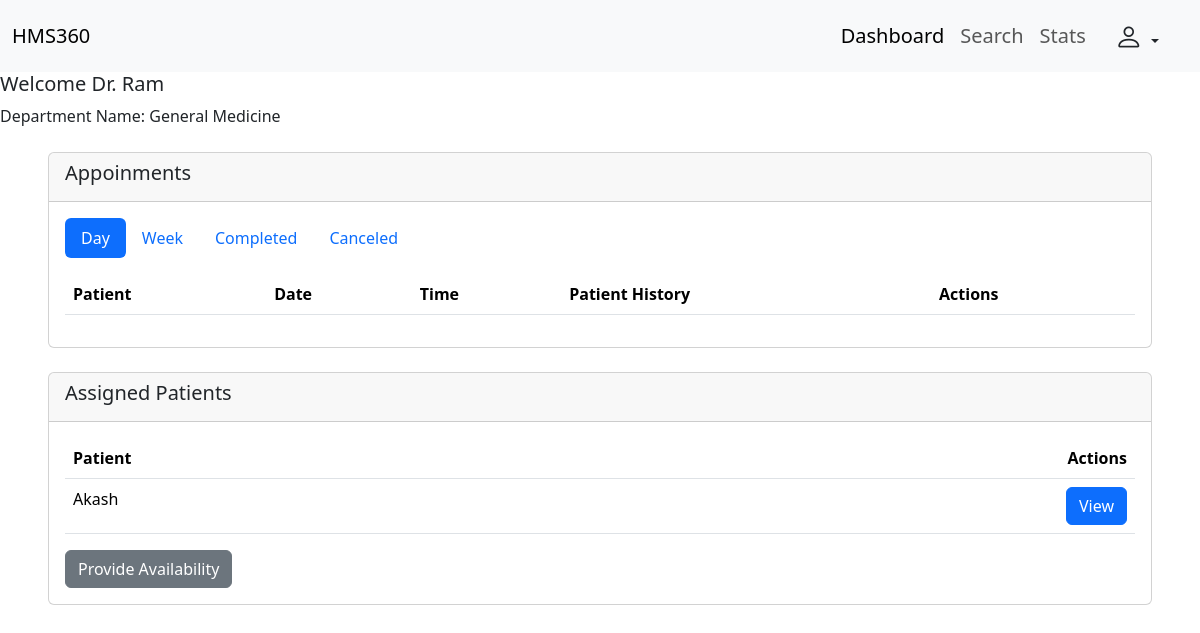
Screenshot of /doctor/dashboard (signed in) with the database file from the repository.
### backend/models.py (models this page shows, shortened)
class Doctor(db.Model , UserMixin):
    __tablename__ = "doctor"
    id  = db.Column(db.Integer , primary_key = True , autoincrement = True)
    name = db.Column(db.String , nullable = False)
    email = db.Column(db.String, unique = True , nullable = False)
    password = db.Column(db.String, nullable = False)
    phone = db.Column(db.String, nullable = False)
    status = db.Column(db.String, nullable =False, default='Active')
    dept_id = db.Column(db.Integer, db.ForeignKey ("department.id"), nullable = False)
    appointments = db.relationship("Appointment", backref = "doctor")

class Department(db.Model):
    __tablename__ = "department"
    id  = db.Column(db.Integer , primary_key = True , autoincrement = True)
    name = db.Column(db.String , nullable = False, unique = True)
    description = db.Column(db.String , nullable = False)
    doc_registered = db.Column(db.Integer)
    doctors = db.relationship("Doctor", backref = "department")
    appointments = db.relationship("Appointment", backref = "department")

class Patient(db.Model , UserMixin):
    __tablename__ = "patient"
    id  = db.Column(db.Integer , primary_key = True , autoincrement = True)
    name = db.Column(db.String , nullable = False)
    email = db.Column(db.String, unique = True , nullable = False)
    password = db.Column(db.String, nullable = False)
    phone = db.Column(db.String, nullable =False)
    status = db.Column(db.String, nullable =False, default='Active')
    created_appointments = db.relationship("Appointment", backref = "patient")

### backend/routes.py (the view)
@app.route("/doctor/dashboard", methods=["GET", "POST"])
@login_required
def doc_dashboard():
    doctor_id = current_user.id
    if not doctor_id:
        return redirect(url_for("doctor_login"))
    base_date_str = request.args.get("date")
    if base_date_str:
        base_date = date.fromisoformat(base_date_str)  # In "YYYY-MM-DD"
    else:
        base_date = date.today()
    base_query = Appointment.query.filter_by(doc_id=doctor_id)
    active_query = base_query.filter(
        Appointment.status != "Completed",
        Appointment.status != "Canceled"
    )
    start = base_date
    end = base_date + timedelta(days=7)
    week_appointments = (
        active_query.filter(
            Appointment.date >= start,
            Appointment.date < end
        )
        .order_by(Appointment.date, Appointment.time)
        .all()
    )
    day_appointments = (
        active_query.filter_by(date=base_date)
        .order_by(Appointment.time)
        .all()
    )
    completed_appoint = (
        base_query.filter_by(status="Completed")
        .order_by(Appointment.date, Appointment.time)
        .all()
    )
    canceled_appoint = (
        base_query.filter_by(status="Canceled")
        .order_by(Appointment.date, Appointment.time)
        .all()
    )
    assigned_patients = (
        db.session.query(Patient)
        .join(Appointment)
        .filter(Appointment.doc_id == doctor_id)
        .distinct()
        .all()
    )
    today = date.today()
    next_seven_days = [today + timedelta(days=i) for i in range(7)]
    existing_avails = DoctorAvailability.query.filter(
        DoctorAvailability.doctor_id == doctor_id,
        DoctorAvailability.date >= today,
        DoctorAvailability.date < today + timedelta(days=7)
    ).all()
    avail_map = {}
    for a in existing_avails:
        key = f"{a.date.isoformat()}|{a.start_time.strftime('%H:%M')}|{a.end_time.strftime('%H:%M')}"
        avail_map[key] = a.is_available
    return render_template(
        "doctor/dashboard.html",
        current_doctor=current_user,
        base_date=base_date,
        timedelta=timedelta,
        day_appointments=day_appointments,
        week_appointments=week_appointments,
        completed_appoint=completed_appoint,
        canceled_appoint=canceled_appoint,
        assigned_patients=assigned_patients,
        next_seven_days=next_seven_days,
        avail_map=avail_map
    )

### app.py (called while the page is built)
def create_app():
    app = Flask(__name__)
    app.config["SQLALCHEMY_DATABASE_URI"] = "sqlite:///Hospital_db.sqlite3"
    db.init_app(app)
    app.config["SECRET_KEY"] = "Thisismysecret"
    login_manager = LoginManager(app)
    @login_manager.user_loader
    def load_user(email):
        return db.session.query(Patient).filter_by(email = email).first() or \
        db.session.query(Admin).filter_by(email = email).first() or \
        db.session.query(Doctor).filter_by(email = email).first()
    app.app_context().push()
    db.create_all()
    return app

### templates/doctor/dashboard.html (shortened to what this page needs)
<!DOCTYPE html>
<html lang="en">
<head>
    <link href="https://cdn.jsdelivr.net/npm/bootstrap@5.3.7/dist/css/bootstrap.min.css" rel="stylesheet"
>
    <link rel="stylesheet" href="https://cdn.jsdelivr.net/npm/bootstrap-icons@1.13.1/font/bootstrap-icons.min.css">
</head>
<body>
    <nav class="navbar navbar-expand-lg bg-body-tertiary">
        <div class="container-fluid">
            <a class="navbar-brand fs-5" href="#">HMS360</a>
            <div class="collapse navbar-collapse" id="navbarNav">
                <ul class="navbar-nav ms-auto fs-5">
                    <li class="nav-item">
                        <a class="nav-link active" aria-current="page" href="#">Dashboard</a>
                    </li>
                    <li class="nav-item">
                        <a class="nav-link" href="#">Search</a>
                    </li>
                    <li class="nav-item">
                        <a class="nav-link" href="#">Stats</a>
                    </li>
                </ul>
                <div class="dropdown me-3 ms-2">
                    <button class="btn dropdown-toggle" type="button" data-bs-toggle="dropdown" aria-expanded="false">
                        <i class="bi bi-person fs-3"></i>
                    </button>
                </div>
            </div>
        </div>
    </nav>
    <h5>Welcome {{current_doctor.name}}</h5>
    <p>Department Name: {{current_doctor.department.name}}</p>
    <div class="card mt-4 ms-5 me-5">
        <div class="card-header">
            <h5>Appoinments</h5>
        </div>
        <div class="card-body">
            <ul class="nav nav-pills mb-3" id="pills-tab" role="tablist">
                <li class="nav-item" role="presentation">
                    <button class="nav-link active" id="day-doc_appoint-tab" data-bs-toggle="pill"
                        data-bs-target="#day-doc_appoint" type="button" role="tab" aria-controls="day-doc_appoint"
                        aria-selected="true">Day</button>
                </li>
                <li class="nav-item" role="presentation">
                    <button class="nav-link" id="week-doc_appoint-tab" data-bs-toggle="pill"
                        data-bs-target="#week-doc_appoint" type="button" role="tab" aria-controls="week-doc_appoint"
                        aria-selected="false">Week</button>
                </li>
                <li class="nav-item" role="presentation">
                    <button class="nav-link" id="completed-doc_appoint-tab" data-bs-toggle="pill" data-bs-target="#completed-doc_appoint"
                        type="button" role="tab" aria-controls="completed-doc_appoint" aria-selected="false">Completed</button>
                </li>
                <li class="nav-item" role="presentation">
                    <button class="nav-link" id="canceled-doc_appoint-tab" data-bs-toggle="pill" data-bs-target="#canceled-doc_appoint"
                        type="button" role="tab" aria-controls="canceled-doc_appoint" aria-selected="false">Canceled</button>
                </li>
            </ul>
            <div class="tab-content" id="pills-tabContent">
                <div class="tab-pane fade show active" id="day-doc_appoint" role="tabpanel"
                    aria-labelledby="day-doc_appoint-tab" tabindex="0">
                    <table class="table">
                        <thead>
                            <tr>
                                <th scope="col">Patient</th>
                                <th scope="col">Date</th>
                                <th scope="col">Time</th>
                                <th scope="col">Patient History</th>
                                <th scope="col">Actions</th>
                            </tr>
                        </thead>
                    </table>
                </div>
            </div>
        </div>
    </div>
    <div class="card mt-4 ms-5 me-5">
        <div class="card-header">
            <h5>Assigned Patients</h5>
        </div>
        <div class="card-body">
            <table class="table mb-0">
                <thead>
                    <tr>
                        <th scope="col">Patient</th>
                        <th scope="col" class="text-end">Actions</th>
                    </tr>
                </thead>
                <tbody>
                    {% for p in assigned_patients %}
                    <tr>
                        <td>{{ p.name }}</td>
                        <td class="text-end">
                            <a href="{{ url_for('patient_history', patient_id=p.id) }}" class="btn btn-primary">
                                View
                            </a>
                        </td>
                    </tr>
                    {% else %}
                    <tr>
                        <td colspan="2" class="text-muted text-center">
                            No patients assigned yet.
                        </td>
                    </tr>
                    {% endfor %}
                </tbody>
            </table>
            <div class="mt-3">
                <button class="btn btn-secondary" data-bs-toggle="modal" data-bs-target="#availabilityModal">
                    Provide Availability
                </button>
            </div>
        </div>
    </div>
</body>
</html>

### rows the page displays
Doctor: name "Dr. Ram"
Department: department.name "General Medicine"
Patient: name "Akash"
